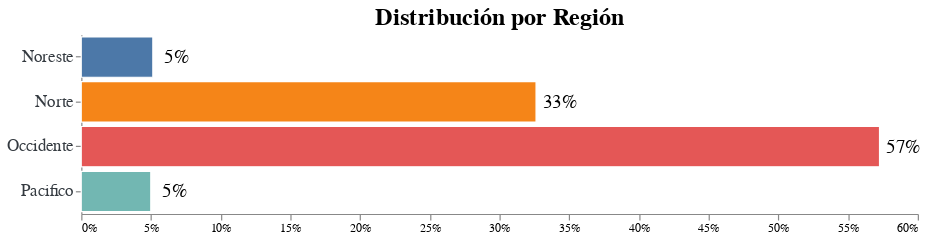

Notebook cell for this chart:
### Code cell
bars = alt.Chart(region_count).mark_bar(stroke = "white").encode(
    x= alt.X("percent:Q", 
        title = "", 
        axis = alt.Axis(format='.0%', grid = False, )),
    y= alt.Y("región:O", 
        title="",
        axis = alt.Axis(labelAngle=0, labelFontSize=14, labelColor= "#343a40", labelFont="Arial") ),    
    tooltip = [alt.Tooltip('count', title = 'Count' ), alt.Tooltip ('región:O',title = 'Región' ) , alt.Tooltip('percent:Q', format='.1%', title = 'Percent' )],
    color=alt.Color(field="región", type="nominal",legend=None ),
)

text = bars.mark_text(
    dx=+20,
    size=16,
    fill = "black",
).encode(text= alt.Text('percent:Q', format='.0%'))

(bars + text).properties(
    title = f"Distribución por Región",
    width = 700,
    height= 150,
).configure_title(
    fontSize = 20,
    font = "Arial",
).configure_view(
    strokeWidth = 0,
)

### Figure 1 — Vega-Lite specification as saved in the notebook (floating-point values rounded to 4 significant figures)
{"config": {"view": {"continuousWidth": 400, "continuousHeight": 300, "strokeWidth": 0}, "title": {"font": "Arial", "fontSize": 20}}, "layer": [{"mark": {"type": "bar", "stroke": "white"}, "encoding": {"color": {"field": "región", "legend": null, "type": "nominal"}, "tooltip": [{"field": "count", "title": "Count", "type": "quantitative"}, {"field": "región", "title": "Región", "type": "ordinal"}, {"field": "percent", "format": ".1%", "title": "Percent", "type": "quantitative"}], "x": {"axis": {"format": ".0%", "grid": false}, "field": "percent", "title": "", "type": "quantitative"}, "y": {"axis": {"labelAngle": 0, "labelColor": "#343a40", "labelFont": "Arial", "labelFontSize": 14}, "field": "región", "title": "", "type": "ordinal"}}}, {"mark": {"type": "text", "dx": 20, "fill": "black", "size": 16}, "encoding": {"color": {"field": "región", "legend": null, "type": "nominal"}, "text": {"field": "percent", "format": ".0%", "type": "quantitative"}, "tooltip": [{"field": "count", "title": "Count", "type": "quantitative"}, {"field": "región", "title": "Región", "type": "ordinal"}, {"field": "percent", "format": ".1%", "title": "Percent", "type": "quantitative"}], "x": {"axis": {"format": ".0%", "grid": false}, "field": "percent", "title": "", "type": "quantitative"}, "y": {"axis": {"labelAngle": 0, "labelColor": "#343a40", "labelFont": "Arial", "labelFontSize": 14}, "field": "región", "title": "", "type": "ordinal"}}}], "data": {"name": "data-a7316bdd7837c7a160c4aaf818f0e7d6"}, "height": 150, "title": "Distribución por Región", "width": 700, "$schema": "https://vega.github.io/schema/vega-lite/v4.17.0.json", "datasets": {"data-a7316bdd7837c7a160c4aaf818f0e7d6": [{"región": "Occidente", "count": 5866, "percent": 0.5726}, {"región": "Norte", "count": 3342, "percent": 0.3262}, {"región": "Noreste", "count": 526, "percent": 0.05134}, {"región": "Pacifico", "count": 511, "percent": 0.04988}]}}
